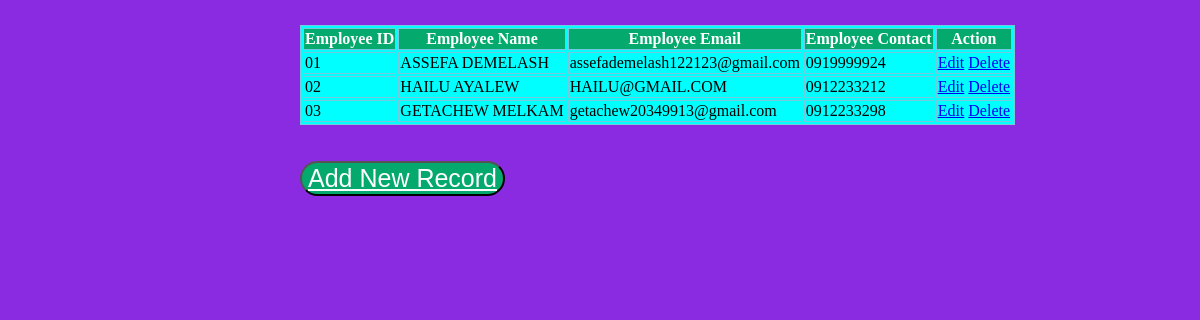
The page /show on the database its author committed.
### employee/models.py (models this page shows, shortened)
class Employee(models.Model):
    eid = models.CharField(max_length=20)
    ename = models.CharField(max_length=100)
    eemail = models.EmailField()
    econtact = models.CharField(max_length=15)
    class Meta:
        db_table = "employee"

### employee/views.py (the view)
# urls.py: path('show',views.show),
def show(request):
    employees = Employee.objects.all()
    return render(request,"show.html",{'employees':employees})

### employee/templates/show.html (shortened to what this page needs)
<!DOCTYPE html>
<html lang="en">
<head>
    {% load static %}
    <link rel="stylesheet" href="{% static 'css/style.css' %}">
</head>
<body>
    <table>
        <thead>
            <tr>
                <th>Employee ID</th>
                <th>Employee Name</th>
                <th>Employee Email</th>
                <th>Employee Contact</th>
                <th>Action</th>
            </tr>
        </thead>
        <tbody>
            {% for employee in employees %}
            <tr>
                <td>{{ employee.eid }}</td>
                <td>{{employee.ename}}</td>
                <td>{{employee.eemail}}</td>
                <td>{{employee.econtact}}</td>
                <td>
                    <a href="/edit/{{ employee.id }}">Edit</a>
                    <a href="/delete/{{employee.id}}">Delete</a>
                </td>
            </tr>
            {% endfor %}
        </tbody>
    </table>
    <br>
    <br>
    <button><a style="color:white;" href="/emp">Add New Record</a></button>
</body>
</html>

### employee/static/css/style.css (style rules this page uses)
body { background:blueviolet; height: 100%; margin: 25px 0; padding-left: 300px; }
table, th, td { border: 1px solid rgb(118, 200, 221); background-color: aqua; }
th { background-color: #04AA6D; color: white; }
button { border-radius: 18px; color: green; background-color: #04AA6D; cursor: pointer; font-size: 25px; }

### rows shown on the page
Employee: eid "01", ename "ASSEFA DEMELASH", eemail "assefademelash122123@gmail.com", econtact "0919999924"
Employee: eid "02", ename "HAILU AYALEW", eemail "HAILU@GMAIL.COM", econtact "0912233212"
Employee: eid "03", ename "GETACHEW MELKAM", eemail "getachew20349913@gmail.com", econtact "0912233298"
